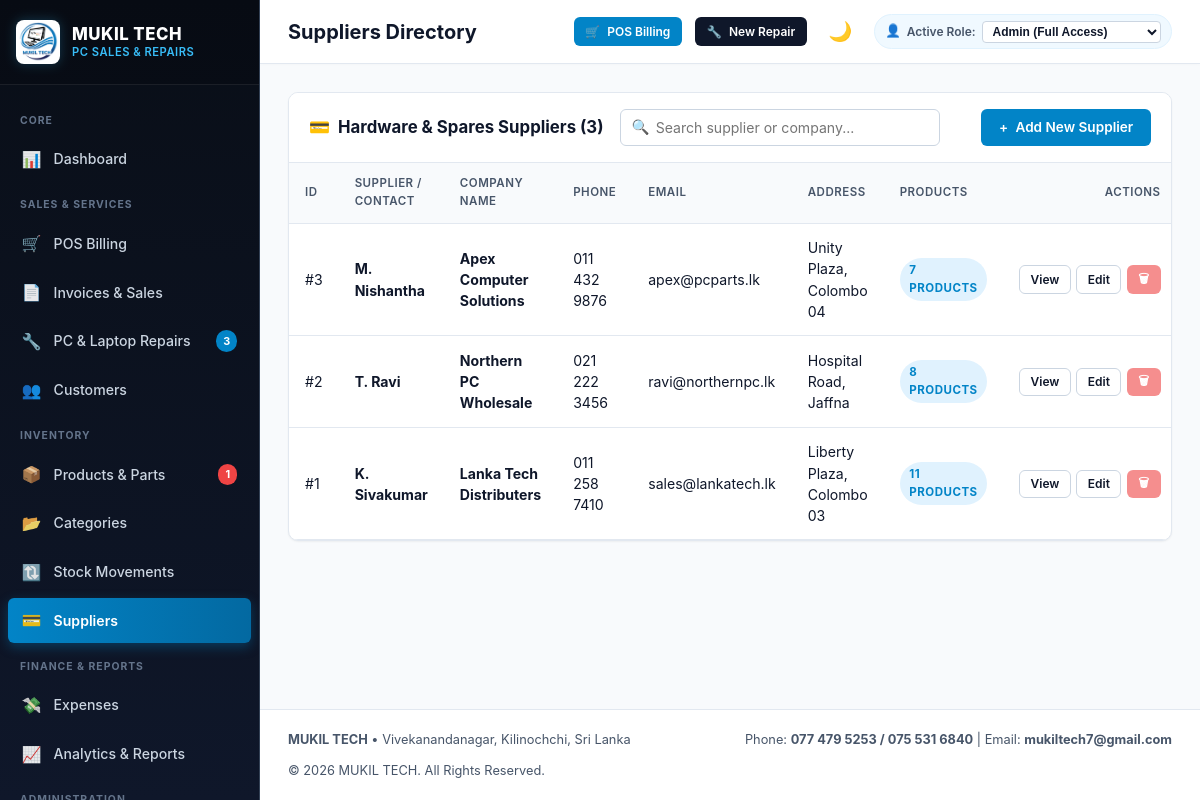
Screenshot of /suppliers/index.php (signed in) with the database file from the repository.
### tables this page shows
CREATE TABLE `suppliers` (
  `supplier_id` INT AUTO_INCREMENT PRIMARY KEY,
  `supplier_name` VARCHAR(100) NOT NULL,
  `company_name` VARCHAR(100) NOT NULL,
  `phone` VARCHAR(30),
  `email` VARCHAR(100),
  `address` TEXT,
  `created_at` TIMESTAMP DEFAULT CURRENT_TIMESTAMP
);

CREATE TABLE `settings` (
  `setting_id` INT AUTO_INCREMENT PRIMARY KEY,
  `setting_key` VARCHAR(60) NOT NULL UNIQUE,
  `setting_value` TEXT,
  `created_at` TIMESTAMP DEFAULT CURRENT_TIMESTAMP,
  `updated_at` TIMESTAMP DEFAULT CURRENT_TIMESTAMP ON UPDATE CURRENT_TIMESTAMP
);

### includes/functions.php (called while the page is built, shortened)
<?php
function baseUrl($path = '') {
    $documentRoot = isset($_SERVER['DOCUMENT_ROOT']) ? realpath($_SERVER['DOCUMENT_ROOT']) : false;
    $applicationRoot = realpath(__DIR__ . '/..');
    $base = '';
    if ($documentRoot && $applicationRoot) {
        $doc = str_replace('\\', '/', rtrim($documentRoot, DIRECTORY_SEPARATOR));
        $app = str_replace('\\', '/', rtrim($applicationRoot, DIRECTORY_SEPARATOR));
        if ($app === $doc) {
            $base = '';
        } elseif (stripos($app, $doc . '/') === 0) {
            $base = substr($app, strlen($doc));
        }
    }
    if ($base === '') {
        $scriptName = str_replace('\\', '/', $_SERVER['SCRIPT_NAME'] ?? '');
        $scriptDir = rtrim(str_replace('\\', '/', dirname($scriptName)), '/');
        foreach (['/admin','/customers','/categories','/suppliers','/products','/sales',
                  '/repairs','/expenses','/payments','/reports','/users','/settings'] as $dir) {
            if ($scriptDir === $dir || substr($scriptDir, -strlen($dir)) === $dir) {
                $scriptDir = substr($scriptDir, 0, -strlen($dir));
                break;
            }
        }
        $base = $scriptDir;
    }
    $base = '/' . trim($base, '/');
    if ($base === '/') {
        $base = '';
    }
    $cleanPath = ltrim((string)$path, '/');
    return $base . ($cleanPath !== '' ? '/' . $cleanPath : '');
}
function sanitize($data) {
    return htmlspecialchars(trim((string)$data), ENT_QUOTES, 'UTF-8');
}
function e($data) {
    return sanitize($data);
}
function getSetting($key, $default = '') {
    static $cache = [];
    if (isset($cache[$key])) {
        return $cache[$key];
    }
    try {
        $db = getDB();
        $stmt = $db->prepare("SELECT setting_value FROM settings WHERE setting_key = ? LIMIT 1");
        $stmt->execute([$key]);
        $val = $stmt->fetchColumn();
        if ($val !== false) {
            $cache[$key] = $val;
            return $val;
        }
    } catch (Exception $e) {
    }
    return $default;
}

### suppliers/index.php (the view, shortened to what this page needs)
<?php
require_once __DIR__ . '/../includes/header.php';
$db = getDB();
$search = trim($_GET['search'] ?? '');
$sql = "SELECT s.*,
        (SELECT COUNT(*) FROM products p WHERE p.supplier_id = s.supplier_id) as total_products,
        (SELECT COUNT(*) FROM purchases pu WHERE pu.supplier_id = s.supplier_id) as total_purchases
        FROM suppliers s ";
$params = [];
$sql .= "ORDER BY s.supplier_id DESC";
$stmt = $db->prepare($sql);
$stmt->execute($params);
$suppliers = $stmt->fetchAll();
?>
<div class="card">
    <div class="card-header">
        <div style="display:flex;align-items:center;gap:1rem;flex:1;flex-wrap:wrap;">
            <div class="card-title">
                <span>&#128179;</span> Hardware & Spares Suppliers (<?= count($suppliers) ?>)
            </div>
            <form method="GET" action="<?= baseUrl('suppliers/index.php') ?>" class="search-box">
                <span class="search-icon">&#128269;</span>
                <input type="text" name="search" class="form-control" placeholder="Search supplier or company..." value="<?= e($search) ?>">
            </form>
        </div>
        <a href="<?= baseUrl('suppliers/add.php') ?>" class="btn btn-primary">
            <span>+</span> Add New Supplier
        </a>
    </div>
    <div class="table-responsive">
        <table class="table">
            <thead>
                <tr>
                    <th>ID</th>
                    <th>Supplier / Contact</th>
                    <th>Company Name</th>
                    <th>Phone</th>
                    <th>Email</th>
                    <th>Address</th>
                    <th>Products</th>
                    <th style="text-align:right;">Actions</th>
                </tr>
            </thead>
            <tbody>
                <?php if (empty($suppliers)): ?>
                    <tr>
                        <td colspan="8" style="text-align:center;padding:2.5rem;color:var(--text-muted);">
                            No suppliers found matching your query.
                        </td>
                    </tr>
                <?php else: ?>
                    <?php foreach ($suppliers as $s): ?>
                        <tr>
                            <td>#<?= $s['supplier_id'] ?></td>
                            <td>
                                <a href="<?= baseUrl('suppliers/view.php?id=' . $s['supplier_id']) ?>" style="font-weight:700;color:var(--navy-main);">
                                    <?= e($s['supplier_name']) ?>
                                </a>
                            </td>
                            <td>
                                <strong><?= e($s['company_name']) ?></strong>
                            </td>
                            <td><?= e($s['phone'] ?: '-') ?></td>
                            <td><?= e($s['email'] ?: '-') ?></td>
                            <td style="max-width:200px;"><?= e($s['address'] ?: '-') ?></td>
                            <td>
                                <span class="badge badge-primary"><?= $s['total_products'] ?> Products</span>
                            </td>
                            <td style="text-align:right;">
                                <div class="btn-group">
                                    <a href="<?= baseUrl('suppliers/view.php?id=' . $s['supplier_id']) ?>" class="btn btn-outline btn-sm">
                                        View
                                    </a>
                                    <a href="<?= baseUrl('suppliers/edit.php?id=' . $s['supplier_id']) ?>" class="btn btn-outline btn-sm">
                                        Edit
                                    </a>
                                    <form method="POST" action="<?= baseUrl('suppliers/index.php') ?>" style="display:inline;" onsubmit="return confirm('Delete supplier <?= e($s['company_name']) ?>?');">
                                        <button type="submit" class="btn btn-danger btn-sm" <?= $s['total_products'] > 0 ? 'disabled title="Linked to existing products"' : '' ?>>
                                            &#128465;
                                        </button>
                                    </form>
                                </div>
                            </td>
                        </tr>
                    <?php endforeach; ?>
                <?php endif; ?>
            </tbody>
        </table>
    </div>
</div>
<?php require_once __DIR__ . '/../includes/footer.php'; ?>

### includes/footer.php (shortened to what this page needs)
<?php
$businessName = getSetting('business_name', 'MUKIL TECH');
$address = getSetting('address', 'Vivekanandanagar, Kilinochchi, Sri Lanka');
$phone = getSetting('phone', '077 479 5253 / 075 531 6840');
$email = getSetting('email', 'mukiltech7@gmail.com');
?>
    </main>
        <footer class="no-print" style="margin-top:auto;padding:1.25rem 1.75rem;border-top:1px solid var(--border-light);background:var(--bg-card);display:flex;justify-content:space-between;align-items:center;font-size:0.8rem;color:var(--text-secondary);flex-wrap:wrap;gap:0.75rem;">
            <div>
                <strong><?= e($businessName) ?></strong> &bull; <?= e($address) ?>
            </div>
            <div>
                Phone: <strong><?= e($phone) ?></strong> | Email: <strong><?= e($email) ?></strong>
            </div>
            <div>
                &copy; <?= date('Y') ?> MUKIL TECH. All Rights Reserved.
            </div>
        </footer>
    </div>
</div>
</body>
</html>

### assets/css/style.css (style rules this page uses)
:root { --navy-dark: #090e17; --navy-main: #0f172a; --navy-card: #1e293b; --navy-border: #334155; --navy-light: #243048; --blue-primary: #0284c7; --blue-hover: #0369a1; --blue-light: #e0f2fe; --blue-subtle: #f0f9ff; --cyan-bright: #38bdf8; --bg-main: #f8fafc; --bg-card: #ffffff; --border-light: #e2e8f0; --border-medium: #cbd5e1; --text-primary: #0f172a; --text-secondary: #475569; --text-muted: #94a3b8; --text-white: #ffffff; --success: #10b981; --success-bg: #ecfdf5; --warning: #f59e0b; --warning-bg: #fffbeb; --danger: #ef4444; --danger-bg: #fef2f2; --info: #0ea5e9; --info-bg: #f0f9ff; --shadow-sm: 0 1px 2px 0 rgba(0, 0, 0, 0.05); --shadow-md: 0 4px 6px -1px rgba(0, 0, 0, 0.07), 0 2px 4px -2px rgba(0, 0, 0, 0.05); --shadow-lg: 0 10px 15px -3px rgba(0, 0, 0, 0.08), 0 4px 6px -4px rgba(0, 0, 0, 0.04); --radius-sm: 6px; --radius-md: 10px; --radius-lg: 14px; --radius-pill: 9999px; --transition: all 0.2s cubic-bezier(0.4, 0, 0.2, 1); }
* { box-sizing: border-box; margin: 0; padding: 0; }
body { font-family: -apple-system, BlinkMacSystemFont, "Segoe UI", Roboto, "Helvetica Neue", Arial, sans-serif; background-color: var(--bg-main); color: var(--text-primary); line-height: 1.5; font-size: 14.5px; -webkit-font-smoothing: antialiased; }
a { color: var(--blue-primary); text-decoration: none; transition: var(--transition); }
.card { background: var(--bg-card); border-radius: var(--radius-md); border: 1px solid var(--border-light); box-shadow: var(--shadow-sm); margin-bottom: 1.75rem; overflow: hidden; }
.card-header { padding: 1rem 1.25rem; border-bottom: 1px solid var(--border-light); display: flex; align-items: center; justify-content: space-between; background: var(--bg-card); }
.card-title { font-size: 1.05rem; font-weight: 700; color: var(--navy-main); display: flex; align-items: center; gap: 0.5rem; }
.table-responsive { width: 100%; overflow-x: auto; }
.table { width: 100%; border-collapse: collapse; text-align: left; font-size: 0.88rem; }
.table th { background: var(--bg-main); color: var(--text-secondary); font-weight: 600; text-transform: uppercase; font-size: 0.72rem; letter-spacing: 0.5px; padding: 0.8rem 1rem; border-bottom: 1px solid var(--border-light); }
.table td { padding: 0.85rem 1rem; border-bottom: 1px solid var(--border-light); color: var(--text-primary); vertical-align: middle; }
.table tbody tr { transition: background-color 0.15s ease; }
.badge { display: inline-flex; align-items: center; gap: 0.3rem; padding: 0.25rem 0.6rem; border-radius: var(--radius-pill); font-size: 0.72rem; font-weight: 700; text-transform: uppercase; letter-spacing: 0.5px; }
.badge-primary { background: var(--blue-light); color: var(--blue-primary); }
.btn { display: inline-flex; align-items: center; justify-content: center; gap: 0.45rem; padding: 0.55rem 1.05rem; border-radius: var(--radius-sm); font-size: 0.85rem; font-weight: 600; cursor: pointer; border: 1px solid transparent; transition: var(--transition); text-decoration: none; line-height: 1.25; }
.btn:disabled { opacity: 0.6; cursor: not-allowed; }
.btn-primary { background: var(--blue-primary); color: #ffffff; }
.btn-danger { background: var(--danger); color: #ffffff; }
.btn-outline { background: transparent; border-color: var(--border-medium); color: var(--text-primary); }
.btn-sm { padding: 0.35rem 0.65rem; font-size: 0.75rem; }
.btn-group { display: inline-flex; gap: 0.35rem; }
.form-control { width: 100%; padding: 0.55rem 0.85rem; border: 1px solid var(--border-medium); border-radius: var(--radius-sm); font-size: 0.88rem; color: var(--text-primary); background-color: var(--bg-card); transition: var(--transition); font-family: inherit; }
.search-box { display: flex; align-items: center; position: relative; max-width: 320px; width: 100%; }
.search-box input { padding-left: 2.2rem; }
.search-box .search-icon { position: absolute; left: 0.75rem; color: var(--text-muted); font-size: 0.9rem; }

### rows the page displays
suppliers: supplier_id "3", supplier_name "M. Nishantha", company_name "Apex Computer Solutions", phone "011 432 9876", email "apex@pcparts.lk", address "Unity Plaza, Colombo 04", total_products "7"
suppliers: supplier_id "2", supplier_name "T. Ravi", company_name "Northern PC Wholesale", phone "021 222 3456", email "ravi@northernpc.lk", address "Hospital Road, Jaffna", total_products "8"
suppliers: supplier_id "1", supplier_name "K. Sivakumar", company_name "Lanka Tech Distributers", phone "011 258 7410", email "sales@lankatech.lk", address "Liberty Plaza, Colombo 03", total_products "11"
settings: setting_value "Vivekanandanagar, Kilinochchi, Sri Lanka"
settings: setting_value "077 479 5253 / 075 531 6840"
settings: setting_value "mukiltech7@gmail.com"

### other values shown
$pendingRepairsCount "3"
$lowStockCount "1"
$pageTitle "Suppliers Directory"
count($suppliers) "3"
$businessName "MUKIL TECH"
